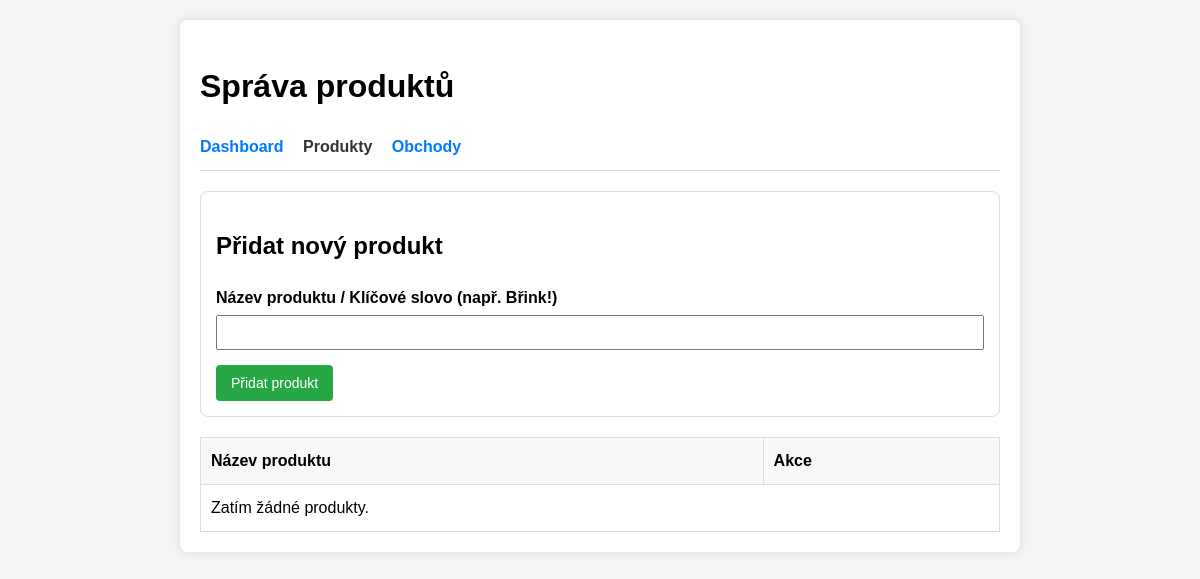
The app's page /admin_products.php (signed in), older data.
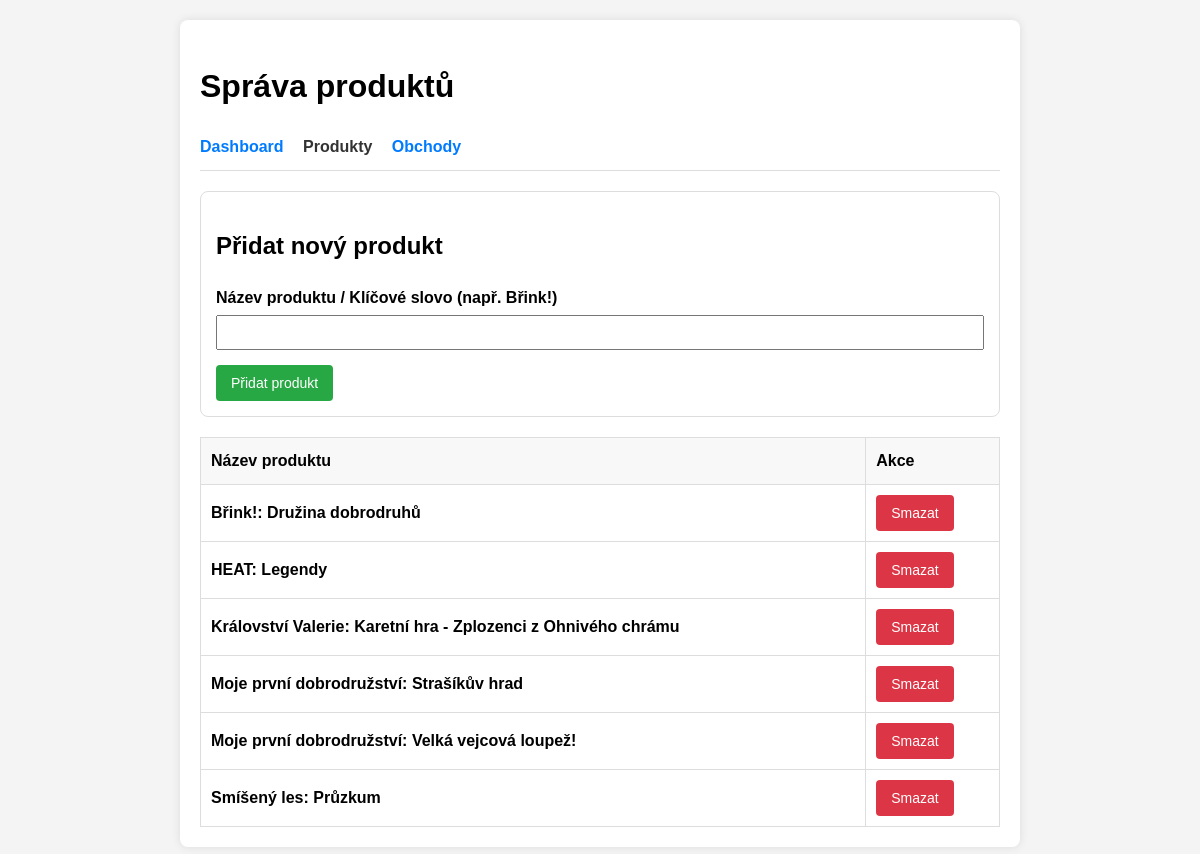
The same page, newer data.
### tables this page shows
CREATE TABLE products (
    id INTEGER PRIMARY KEY AUTOINCREMENT,
    user_id INTEGER NOT NULL,
    name TEXT NOT NULL,
    active INTEGER DEFAULT 1,
    created_at DATETIME DEFAULT CURRENT_TIMESTAMP,
    FOREIGN KEY (user_id) REFERENCES users(id)
);

### db.php (called while the page is built, shortened)
<?php
function getProducts($db, $userId) {
    $stmt = $db->prepare("SELECT * FROM products WHERE user_id = ? ORDER BY name ASC");
    $stmt->execute([$userId]);
    return $stmt->fetchAll(PDO::FETCH_ASSOC);
}

### admin_products.php (the view, shortened to what this page needs)
<?php
require_once 'db.php';
$userId = $_SESSION['user_id'];
$products = getProducts($db, $userId);
?>
<!DOCTYPE html>
<html lang="cs">
<head>
</head>
<body>
    <div class="container">
        <h1>Správa produktů</h1>
        <nav>
            <a href="index.php">Dashboard</a>
            <a href="admin_products.php" style="color:#333">Produkty</a>
            <a href="admin_stores.php">Obchody</a>
        </nav>
        <div class="card">
            <h2>Přidat nový produkt</h2>
            <form method="POST">
                <div class="form-group">
                    <label>Název produktu / Klíčové slovo (např. Břink!)</label>
                    <input type="text" name="name" required>
                </div>
                <button type="submit" class="btn-primary">Přidat produkt</button>
            </form>
        </div>
        <table>
            <thead>
                <tr>
                    <th>Název produktu</th>
                    <th>Akce</th>
                </tr>
            </thead>
            <tbody>
                <?php foreach ($products as $p): ?>
                <tr>
                    <td><strong><?php echo htmlspecialchars($p['name']); ?></strong></td>
                    <td>
                        <form method="POST" style="display:inline;" onsubmit="return confirm('Smazat produkt a všechny nalezené výsledky?');">
                            <button type="submit" class="btn-danger">Smazat</button>
                        </form>
                    </td>
                </tr>
                <?php endforeach; ?>
                <?php if (empty($products)): ?>
                    <tr><td colspan="2">Zatím žádné produkty.</td></tr>
                <?php endif; ?>
            </tbody>
        </table>
    </div>
</body>
</html>

Row changes from the older to the newer data that the page shows:
added products: name "Břink!: Družina dobrodruhů"
added products: name "HEAT: Legendy"
added products: name "Království Valerie: Karetní hra - Zplozenci z Ohnivého chrámu"
added products: name "Moje první dobrodružství: Strašíkův hrad"
added products: name "Moje první dobrodružství: Velká vejcová loupež!"
added products: name "Smíšený les: Průzkum"
Text that changed along with them:
text no longer shown: "Zatím žádné produkty."
